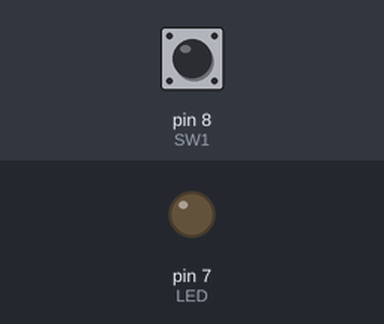
Recording of a sketch running on a simulated Arduino Uno, built with avr-gcc and run on an emulated ATmega328P. Parts: output pins drawn as LEDs (lit = HIGH). The test bench sets the inputs (shaded band); at power-on: pin 8 (SW1) LOW.

Above: at 1.2 s.
1.3 s: pin 8 (SW1) pulled HIGH for 0.15 s
At 2.2 s:
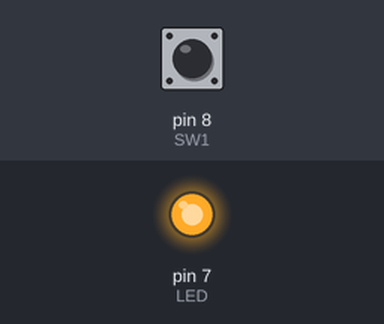
2.9 s: pin 8 (SW1) pulled HIGH for 1 s
At 3.4 s:
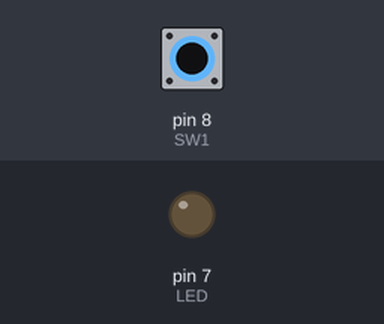
5.4 s: pin 8 (SW1) pulled HIGH for 3.2 s
At 6.5 s:
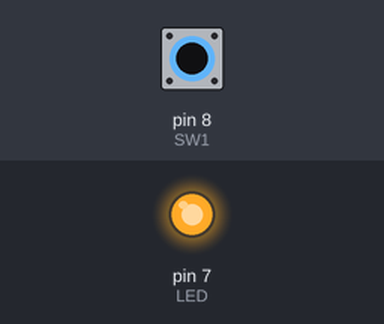
Timing chart, 0 to 8.4 s (numbered marks = the images above; inputs shaded):
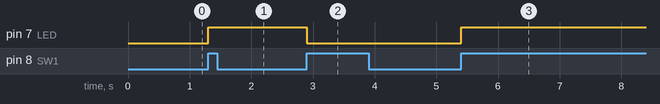

Measured:
- after the input at 1.3 s, pin 7 (LED): LOW → HIGH at once
- after the input at 2.9 s, pin 7 (LED): HIGH → LOW at once
- after the input at 5.4 s, pin 7 (LED): LOW → HIGH at once

The sketch:

LEDSwitch.ino
```cpp
// ~~ LED with a Switch ~~
#define LED 7
#define SW1 8
#define DELAYTIME 10 //Debounce

void setup() {
  pinMode(LED,OUTPUT);
  pinMode(SW1, INPUT);
  digitalWrite(LED,LOW);
}

void loop() {
  if(digitalRead(SW1)){
    digitalWrite(LED,!digitalRead(LED));
    while(digitalRead(SW1)){}
  }
  delay(DELAYTIME);
}
```
